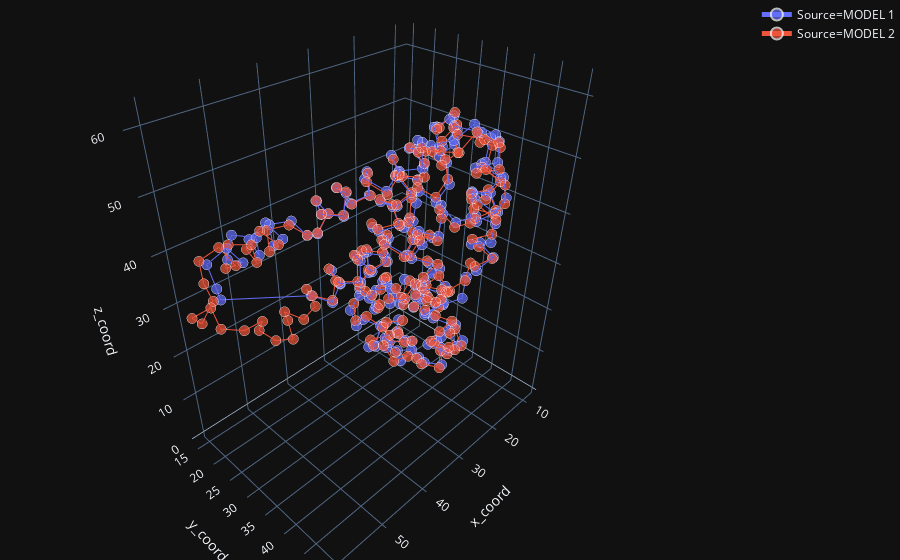

Notebook code cell kept with this figure:
### Markdown cell above
### 4. Visualize Full SuperImposed Structure (CA ATOM only)

### Code cell
df_to_plot_1 = df_model['1'].query('atom_name == "CA"').reset_index(drop=True); df_to_plot_1['Source'] = 'MODEL 1'

df_to_plot_2 = df_model['2'].query('atom_name == "CA"').reset_index(drop=True); df_to_plot_2['Source'] = 'MODEL 2'

df_to_plot_1['size'] = 1
df_to_plot_2['size'] = 1

df_to_plot = pd.concat([df_to_plot_1,df_to_plot_2],ignore_index=True, sort=False)

# TODO: plot it with `plotly`
fig = px.scatter_3d(df_to_plot, x='x_coord', y='y_coord', z='z_coord',
              color='Source',size='size',size_max=10, template='plotly_dark')
fig.update_traces(mode='markers+lines')
fig.update_layout(margin=dict(l=0, r=0, b=0, t=0))
fig.show()

### Figure 1 — Plotly figure (JSON) as saved in the notebook; plotly's stock layout.template omitted (floating-point values rounded to 4 significant figures; data arrays with more than 128 entries replaced by an {"elided": "..."} marker saying what was removed)
{"data": [{"hoverlabel": {"namelength": 0}, "hovertemplate": "Source=MODEL 1<br>x_coord=%{x}<br>y_coord=%{y}<br>z_coord=%{z}<br>size=%{marker.size}", "legendgroup": "Source=MODEL 1", "marker": {"color": "#636efa", "size": {"elided": "193 int values"}, "sizemode": "area", "sizeref": 0.01, "symbol": "circle"}, "mode": "markers+lines", "name": "Source=MODEL 1", "scene": "scene", "showlegend": true, "type": "scatter3d", "x": {"elided": "193 float values"}, "y": {"elided": "193 float values"}, "z": {"elided": "193 float values"}}, {"hoverlabel": {"namelength": 0}, "hovertemplate": "Source=MODEL 2<br>x_coord=%{x}<br>y_coord=%{y}<br>z_coord=%{z}<br>size=%{marker.size}", "legendgroup": "Source=MODEL 2", "marker": {"color": "#EF553B", "size": {"elided": "207 int values"}, "sizemode": "area", "sizeref": 0.01, "symbol": "circle"}, "mode": "markers+lines", "name": "Source=MODEL 2", "scene": "scene", "showlegend": true, "type": "scatter3d", "x": {"elided": "207 float values"}, "y": {"elided": "207 float values"}, "z": {"elided": "207 float values"}}], "layout": {"legend": {"itemsizing": "constant", "tracegroupgap": 0}, "margin": {"b": 0, "l": 0, "r": 0, "t": 0}, "scene": {"domain": {"x": [0, 1], "y": [0, 1]}, "xaxis": {"title": {"text": "x_coord"}}, "yaxis": {"title": {"text": "y_coord"}}, "zaxis": {"title": {"text": "z_coord"}}}}}
